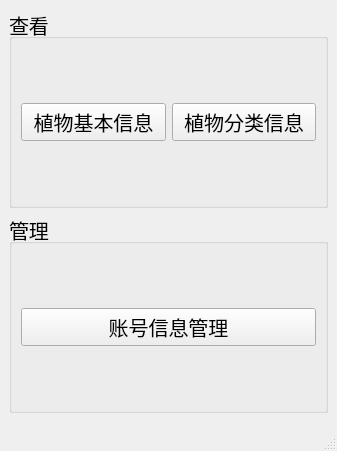
<?xml version="1.0" encoding="UTF-8"?>
<ui version="4.0">
 <class>MainWindow</class>
 <widget class="QMainWindow" name="MainWindow">
  <property name="geometry">
   <rect>
    <x>0</x>
    <y>0</y>
    <width>337</width>
    <height>451</height>
   </rect>
  </property>
  <property name="font">
   <font>
    <pointsize>15</pointsize>
   </font>
  </property>
  <property name="windowTitle">
   <string>系统管理员</string>
  </property>
  <widget class="QWidget" name="centralwidget">
   <layout class="QVBoxLayout" name="verticalLayout">
    <item>
     <widget class="QGroupBox" name="groupBox">
      <property name="title">
       <string>查看</string>
      </property>
      <layout class="QHBoxLayout" name="horizontalLayout">
       <item>
        <widget class="QPushButton" name="plant_info_button">
         <property name="text">
          <string>植物基本信息</string>
         </property>
        </widget>
       </item>
       <item>
        <widget class="QPushButton" name="plant_classify_button">
         <property name="text">
          <string>植物分类信息</string>
         </property>
        </widget>
       </item>
      </layout>
     </widget>
    </item>
    <item>
     <widget class="QGroupBox" name="groupBox_2">
      <property name="title">
       <string>管理</string>
      </property>
      <layout class="QHBoxLayout" name="horizontalLayout_2">
       <item>
        <widget class="QPushButton" name="account_button">
         <property name="text">
          <string>账号信息管理</string>
         </property>
        </widget>
       </item>
      </layout>
     </widget>
    </item>
   </layout>
  </widget>
  <widget class="QMenuBar" name="menubar">
   <property name="geometry">
    <rect>
     <x>0</x>
     <y>0</y>
     <width>337</width>
     <height>32</height>
    </rect>
   </property>
  </widget>
  <widget class="QStatusBar" name="statusbar"/>
 </widget>
 <resources/>
 <connections/>
</ui>
